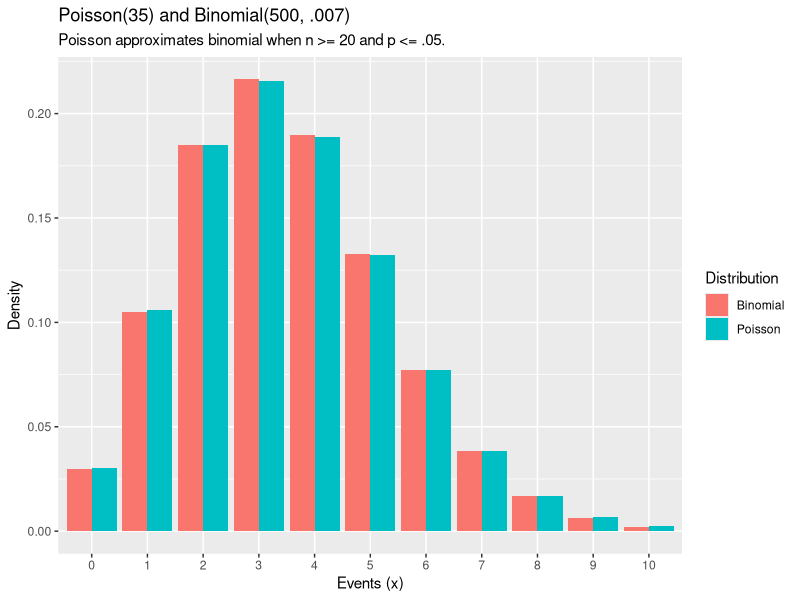

Reproduce this figure in R.
library(ggplot2)
library(dplyr)
library(tidyr)

options(scipen = 999, digits = 2) # sig digits

n = 0:10
df <- data.frame(events = 0:10, 
                 Poisson = dpois(x = n, lambda = .007 * 500),
                 Binomial = dbinom(x = n, size = 500, p = .007))
df_tidy <- gather(df, key = "Distribution", value = "density", -c(events))
g1 <- ggplot(df_tidy, aes(x = factor(events), y = density, fill = Distribution)) +
  geom_col(position = "dodge") +
  labs(title = "Poisson(35) and Binomial(500, .007)",
       subtitle = "Poisson approximates binomial when n >= 20 and p <= .05.",
       x = "Events (x)",
       y = "Density")

plot(g1)
